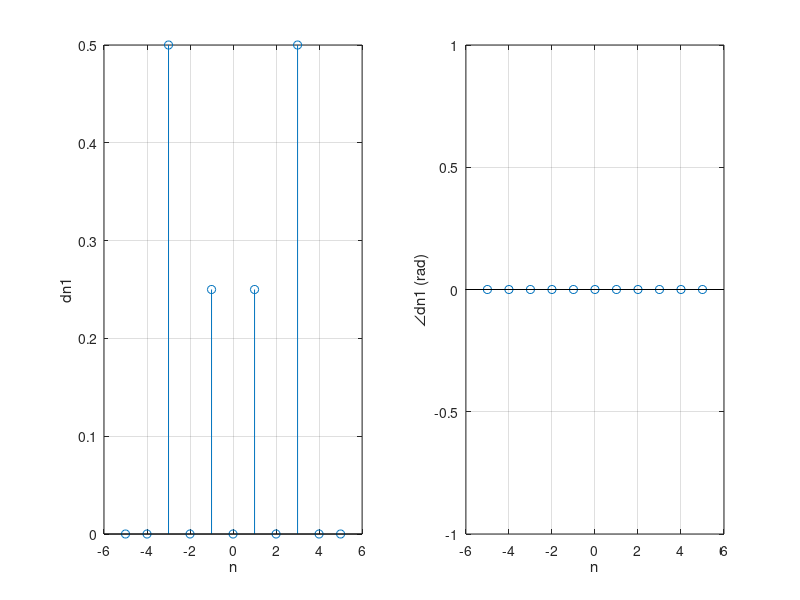
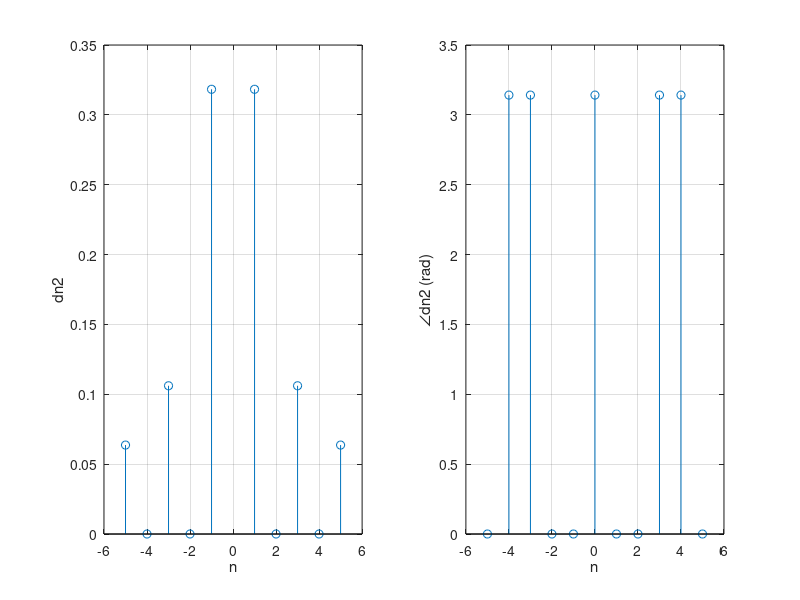
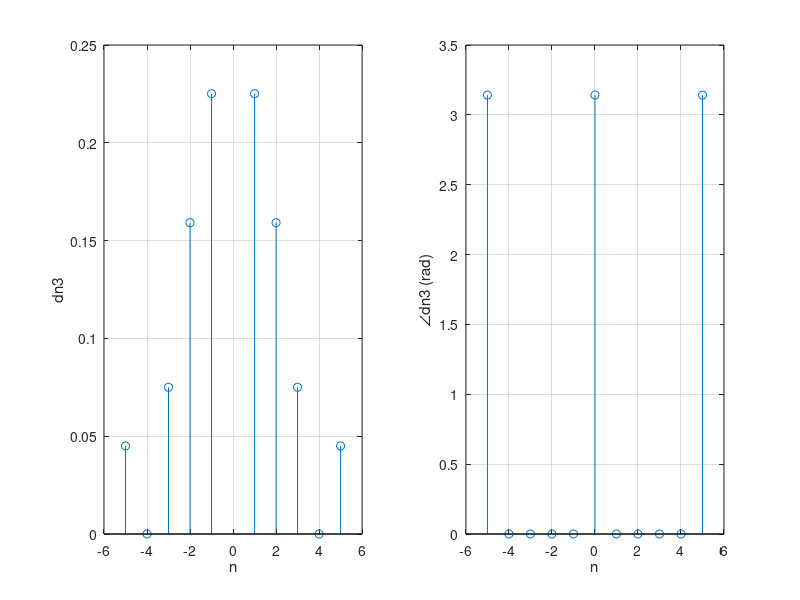
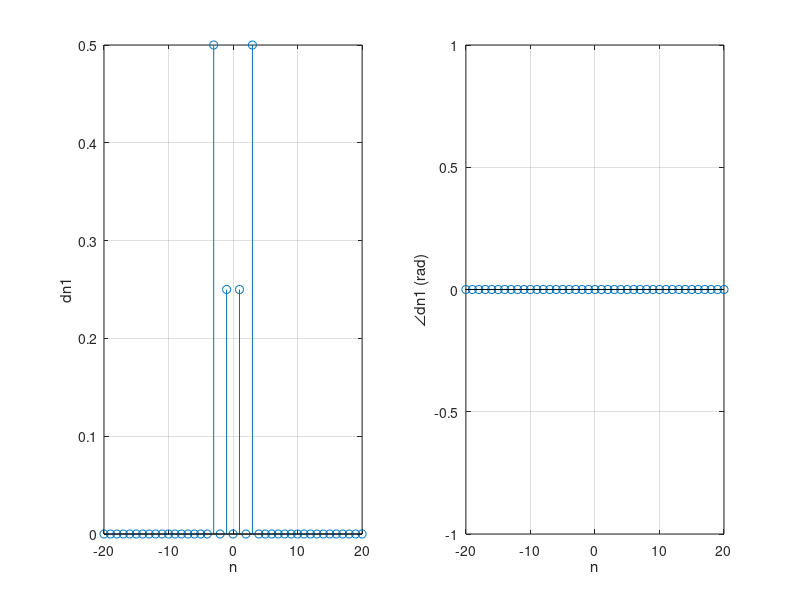

Recreate these plots in MATLAB, in order.
%%
%Combined Script File (Highlight a section to run it)   
%Problem A.3
%sinc = @(x) (x == 0) + (x ~= 0) .* (sin(x) ./ x); % Handle the case when x is 0
dn1 = @(n) 0.5*(abs(n)==3)+0.25*(abs(n)==1); %x1(t) has Dns of 1/2 for n=+-3 and 1/4 for n=+-1
dn2 = @(n) 0.5.*((sin(n*pi*0.5)./(n*pi*0.5))); %Sinc(x) = sin(x)/x Replace D0 manually
dn3 = @(n) 0.25.*((sin(n*pi*0.25)./(n*pi*0.25)));

%% 
%Problem A.4a 
%Plotting dn1
n = (-5:5); %Integer values for n from -5 to 5
figure;

%Plotting |Dn| (Magnitude of Dn)
subplot(1,2,1); %Row 1 Column 1 Plot
stem(n, abs(dn1(n))); %stem creates a straight line from x-axis, and abs(dn1(n)) is the magnitude of Dn so its the absolute value of Dn
xlabel('n');
ylabel('dn1');
grid on;

%Plotting ∠(Dn) (Angle of Dn)
subplot(1,2,2); %Row 1 Column 2 Plot
stem(n, angle(dn1(n))); %angle(dn1(n)) computes the phase angle of Dn
xlabel('n');
ylabel('∠dn1 (rad)');
grid on;

%% 
%Problem A.4a 
%Plotting dn2
n = (-5:5);
figure;
subplot(1,2,1);
stem(n, abs(dn2(n)));
xlabel('n');
ylabel('dn2');
grid on;

subplot(1,2,2);
stem(n, angle(dn2(n)));
xlabel('n');
ylabel('∠dn2 (rad)');
grid on;

%% 
%Problem A.4a 
%Plotting dn3
n = (-5:5);
figure;
subplot(1,2,1);
stem(n, abs(dn3(n)));
xlabel('n');
ylabel('dn3');
grid on;

subplot(1,2,2);
stem(n, angle(dn3(n)));
xlabel('n');
ylabel('∠dn3 (rad)');
grid on;

%% 
%Problem A.4b 
%Plotting dn1
n = (-20:20);
figure;

subplot(1,2,1);
stem(n, abs(dn1(n)));
xlabel('n');
ylabel('dn1');
grid on;

subplot(1,2,2);
stem(n, angle(dn1(n)));
xlabel('n');
ylabel('∠dn1 (rad)');
grid on;

%% 
%Problem A.4b 
%Plotting dn2
n = (-20:20);
figure;
subplot(1,2,1);
stem(n, abs(dn2(n)));
xlabel('n');
ylabel('dn2');
grid on;

subplot(1,2,2);
stem(n, angle(dn2(n)));
xlabel('n');
ylabel('∠dn2 (rad)');
grid on;

%% 
%Problem A.4b 
%Plotting dn3
n = (-20:20);
figure;
subplot(1,2,1);
stem(n, abs(dn3(n)));
xlabel('n');
ylabel('dn3');
grid on;

subplot(1,2,2);
stem(n, angle(dn3(n)));
xlabel('n');
ylabel('∠dn3 (rad)');
grid on;

%% 
%Problem A.4c 
%Plotting dn1
n = (-50:50);
figure;
subplot(1,2,1);
stem(n, abs(dn1(n)));
xlabel('n');
ylabel('dn1');
grid on;

subplot(1,2,2);
stem(n, angle(dn1(n)));
xlabel('n');
ylabel('∠dn1 (rad)');
grid on;

%% 
%Problem A.4c
%Plotting dn2
n = (-50:50);
figure;
subplot(1,2,1);
stem(n, abs(dn2(n)));
xlabel('n');
ylabel('dn2');
grid on;

subplot(1,2,2);
stem(n, angle(dn2(n)));
xlabel('n');
ylabel('∠dn2 (rad)');
grid on;

%% 
%Problem A.4c
%Plotting dn3
n = (-50:50);
figure;
subplot(1,2,1);
stem(n, abs(dn3(n)));
xlabel('n');
ylabel('dn3');
grid on;

subplot(1,2,2);
stem(n, angle(dn3(n)));
xlabel('n');
ylabel('∠dn3 (rad)');
grid on;

%% 
%Problem A.4d
%Plotting dn1
n = (-500:500);
figure;

subplot(1,2,1);
stem(n, abs(dn1(n)));
xlabel('n');
ylabel('dn1');
grid on;

subplot(1,2,2);
stem(n, angle(dn1(n)));
xlabel('n');
ylabel('∠dn1 (rad)');
grid on;

%% 
%Problem A.4d
%Plotting dn2
n = (-500:500);
figure;
subplot(1,2,1);
stem(n, abs(dn2(n)));
xlabel('n');
ylabel('dn2');
grid on;

subplot(1,2,2);
stem(n, angle(dn2(n)));
xlabel('n');
ylabel('∠dn2 (rad)');
grid on;

%% 
%Problem A.4d
%Plotting dn3
n = (-500:500);
figure;
subplot(1,2,1);
stem(n, abs(dn3(n)));
xlabel('n');
ylabel('dn3');
grid on;

subplot(1,2,2);
stem(n, angle(dn3(n)));
xlabel('n');
ylabel('∠dn3 (rad)');
grid on;

%% 
%Problem A.5
function A5(dn,a,To) % When synthesizing x(t) we need Dn, n-value and the fundamental frequency (wo) which can be calculated from the known To
t = (-300:300);
n = (-a:a); %vector of n-values
wo = 2*pi/To; %Fundamental Frequency
x = zeros(size(t)); %This is a vector that has the same size as t and all the values in it are currently set to zero but will be replaced with the signal values
for i = 1:length(n) %For loop used for recovering and storing value of x(t) into x for each value of n 
    x = x + dn(i).*exp(1j*n(i)*wo*t);
end
plot(t,x);
xlabel('t');
ylabel('x(t)');
grid on;
end

%% 
%Problem A.6 dn1, -5 <= n <= 5
A5(dn1,5,20);

%% 
%Problem A.6 dn1, -20 <= n <= 20
A5(dn1,20,20);

%% 
%Problem A.6 dn1, -50 <= n <= 50
A5(dn1,50,20);

%% 
%Problem A.6 dn1, -500 <= n <= 500
A5(dn1,500,20);

%% 
%Problem A.6 dn2, -5 <= n <= 5
A5(dn2,5,20);

%% 
%Problem A.6 dn2, -20 <= n <= 20
A5(dn2,20,20);

%% 
%Problem A.6 dn2, -50 <= n <= 50
A5(dn2,50,20);

%% 
%Problem A.6 dn2, -500 <= n <= 500
A5(dn2,500,20);

%% 
%Problem A.6 dn3, -5 <= n <= 5
A5(dn3,5,40);

%% 
%Problem A.6 dn3, -20 <= n <= 20
A5(dn3,20,40);

%% 
%Problem A.6 dn3, -50 <= n <= 50
A5(dn3,50,40);

%% 
%Problem A.6 dn3, -500 <= n <= 500
A5(dn3,500,40);




